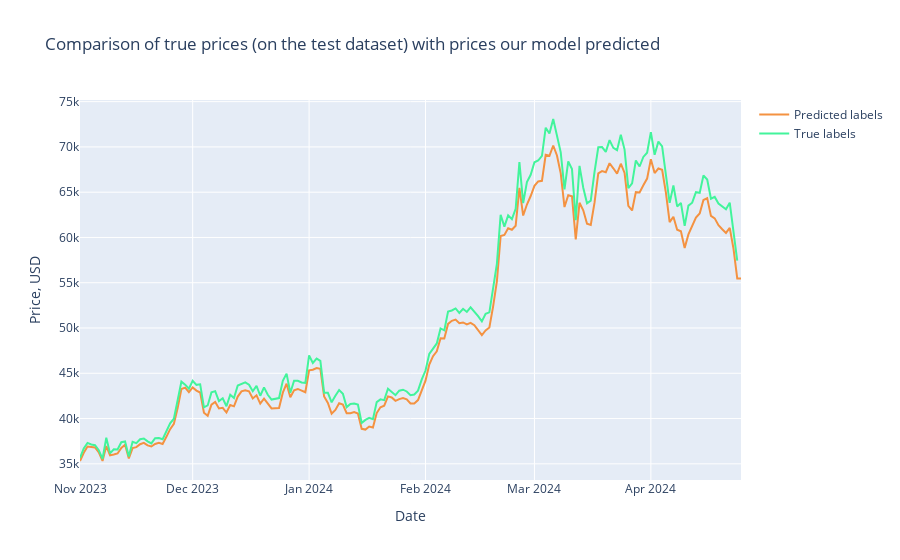

The code cell stored with this chart in its notebook:
### Code cell
Test_Dates = df_test.index
trace1 = go.Scatter(
    x = Test_Dates,
    y = prediction2_inverse,
    mode = 'lines',
    name = 'Predicted labels',
    line = dict(color=('rgb(244, 146, 65)'), width=2)
)
trace2 = go.Scatter(
    x = Test_Dates,
    y = Y_test2_inverse,
    mode = 'lines',
    name = 'True labels',
    line = dict(color=('rgb(66, 244, 155)'), width=2)
)

data = [trace1, trace2]
layout = dict(title = 'Comparison of true prices (on the test dataset) with prices our model predicted',
             xaxis = dict(title = 'Date'), yaxis = dict(title = 'Price, USD'))
fig = dict(data=data, layout=layout)
py.iplot(fig, filename='results_demonstrating0')
RMSE = sqrt(mean_squared_error(Y_test2_inverse, prediction2_inverse))
print('Test RMSE: %.3f' % RMSE)

### Figure 1 — Plotly figure (JSON) as saved in the notebook; plotly's stock layout.template omitted (floating-point values rounded to 4 significant figures; data arrays with more than 128 entries replaced by an {"elided": "..."} marker saying what was removed)
{"data": [{"line": {"color": "rgb(244, 146, 65)", "width": 2}, "mode": "lines", "name": "Predicted labels", "type": "scatter", "x": {"elided": "183 str values"}, "y": {"elided": "177 float values"}}, {"line": {"color": "rgb(66, 244, 155)", "width": 2}, "mode": "lines", "name": "True labels", "type": "scatter", "x": {"elided": "183 str values"}, "y": {"elided": "176 float values"}}], "layout": {"title": {"text": "Comparison of true prices (on the test dataset) with prices our model predicted"}, "xaxis": {"title": {"text": "Date"}}, "yaxis": {"title": {"text": "Price, USD"}}}}
